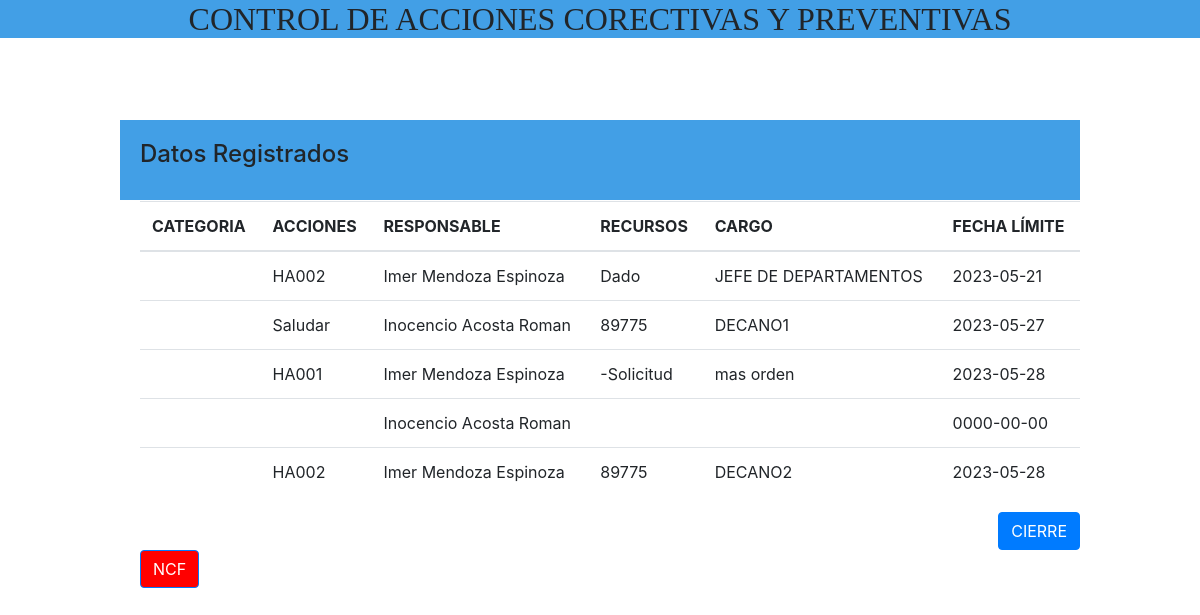
Page /carpeta7.php on the committed database.
### tables this page shows
CREATE TABLE `inicio6` (
  `id` int(11) NOT NULL,
  `codigoNCF` varchar(50) DEFAULT NULL,
  `solicitud` varchar(50) DEFAULT NULL,
  `tipo` varchar(50) DEFAULT NULL,
  `proceso` varchar(50) DEFAULT NULL,
  `descripcion` varchar(255) DEFAULT NULL,
  `conclusion` varchar(255) DEFAULT NULL,
  `acciones` varchar(255) DEFAULT NULL,
  `responsable` varchar(50) DEFAULT NULL,
  `recursos` varchar(255) DEFAULT NULL,
  `tipoAccion` varchar(50) DEFAULT NULL,
  `fechaLimite` date DEFAULT NULL,
  `categoria` varchar(50) DEFAULT NULL
);

### carpeta7.php (the view, shortened to what this page needs)
<!DOCTYPE html>
<html lang="es">
<head>
    <link rel="stylesheet" href="https://maxcdn.bootstrapcdn.com/bootstrap/4.0.0/css/bootstrap.min.css">
</head>
<body>
    <div style="background-color: #429fe6;">
        <h2 style="text-align: center; font-family: georgia">CONTROL DE ACCIONES CORECTIVAS Y PREVENTIVAS</h2>
    </div>
    <div
        style="position: absolute; top: 20%; left: 50%; transform: translate(-50%, -50%); background-color:#429fe6; height: 10%; width: 80%; margin: 0, 30, 0, 0; ">
        <div style="margin-top: 20px; margin-left: 20px;">
            <h4>Datos Registrados</h4>
            <br>
            <table class="table">
                <thead>
                    <tr>
                        <th>CATEGORIA</th>
                        <th>ACCIONES</th>
                        <th>RESPONSABLE</th>
                        <th>RECURSOS</th>
                        <th>CARGO</th>
                        <th>FECHA LÍMITE</th>
                    </tr>
                </thead>
                <tbody>
                    <?php
                    $servername = "localhost";
                    $username = "root";
                    $password = "";
                    $dbname = "usuarios";
                    $conn = new mysqli($servername, $username, $password, $dbname);
                    $consultaDatos = "SELECT categoria, acciones, responsable, recursos, descripcion, fechaLimite FROM inicio6";
                    $result = $conn->query($consultaDatos);
                    if ($result->num_rows > 0) {
                        while ($row = $result->fetch_assoc()) {
                            echo "<tr>";
                            echo "<td>" . $row['categoria'] . "</td>";
                            echo "<td>" . $row['acciones'] . "</td>";
                            echo "<td>" . $row['responsable'] . "</td>";
                            echo "<td>" . $row['recursos'] . "</td>";
                            echo "<td>" . $row['descripcion'] . "</td>";
                            echo "<td>" . $row['fechaLimite'] . "</td>";
                            echo "</tr>";
                        }
                    } else {
                        echo "<tr><td colspan='6'>No se encontraron datos registrados</td></tr>";
                    }
                    ?>
                </tbody>
            </table>
            <div style="text-align: right;">
                <button class="btn btn-primary" onclick="abrirFormulario('carpeta7-1.php')">CIERRE</button>
            </div>
            <div style="text-align: left;">
                <button style="float: left; background-color: red" class="btn btn-primary"
                    onclick="goBack();">NCF</button>
            </div>
        </div>
    </div>
</body>
</html>

### rows in the picture
inicio6: acciones "HA002", responsable "Imer Mendoza Espinoza", recursos "Dado", descripcion "JEFE DE DEPARTAMENTOS", fechaLimite "2023-05-21"
inicio6: acciones "Saludar", responsable "Inocencio Acosta Roman", recursos "89775", descripcion "DECANO1", fechaLimite "2023-05-27"
inicio6: acciones "HA001", responsable "Imer Mendoza Espinoza", recursos "-Solicitud", descripcion "mas orden", fechaLimite "2023-05-28"
inicio6: responsable "Inocencio Acosta Roman", fechaLimite "0000-00-00"
inicio6: acciones "HA002", responsable "Imer Mendoza Espinoza", recursos "89775", descripcion "DECANO2", fechaLimite "2023-05-28"
